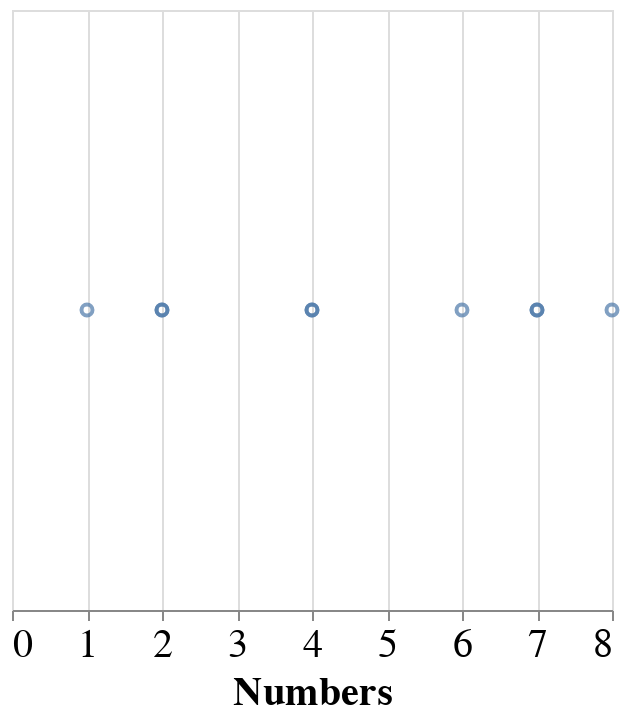

Source (notebook cell):
### Markdown cell above
We need to add an encoding! So the data is mapped to the x and y axes:

### Code cell
plot = alt.Chart(data).mark_point().encode(alt.X('Numbers'))

plot

# We still haven't encoded any of the data to the Y-axis!

### Figure 1 — Vega-Lite specification as saved in the notebook (floating-point values rounded to 4 significant figures)
{"height": 300, "config": {"style": {"circle": {"size": 400}, "point": {"size": 30}, "square": {"size": 400}}, "legend": {"symbolSize": 20, "titleFontSize": 20, "labelFontSize": 20}, "axis": {"titleFontSize": 20, "labelFontSize": 20}}, "data": {"name": "data-e1f27bdda7bfd6fed066714f7c229752"}, "mark": "point", "encoding": {"x": {"type": "quantitative", "field": "Numbers"}}, "$schema": "https://vega.github.io/schema/vega-lite/v4.0.2.json", "datasets": {"data-e1f27bdda7bfd6fed066714f7c229752": [{"Letters": "C", "Numbers": 2}, {"Letters": "C", "Numbers": 7}, {"Letters": "C", "Numbers": 4}, {"Letters": "D", "Numbers": 1}, {"Letters": "D", "Numbers": 2}, {"Letters": "D", "Numbers": 6}, {"Letters": "E", "Numbers": 8}, {"Letters": "E", "Numbers": 4}, {"Letters": "E", "Numbers": 7}]}}
